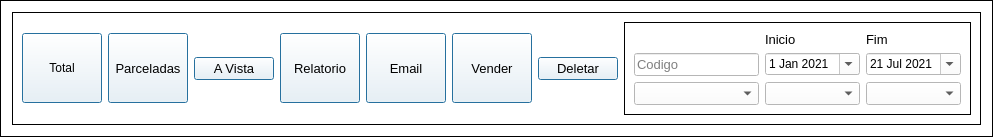
               <widget class="QFrame" name="frame_15">
                <property name="styleSheet">
                 <string notr="true">background-color: rgb(255, 255, 255);</string>
                </property>
                <property name="frameShape">
                 <enum>QFrame::Box</enum>
                </property>
                <property name="frameShadow">
                 <enum>QFrame::Plain</enum>
                </property>
                <layout class="QGridLayout" name="gridLayout_30">
                 <item row="0" column="0">
                  <widget class="QFrame" name="frame_11">
                   <property name="frameShape">
                    <enum>QFrame::Box</enum>
                   </property>
                   <property name="frameShadow">
                    <enum>QFrame::Plain</enum>
                   </property>
                   <layout class="QGridLayout" name="gridLayout_29">
                    <item row="0" column="0">
                     <widget class="QPushButton" name="pushButton_14">
                      <property name="maximumSize">
                       <size>
                        <width>82</width>
                        <height>70</height>
                       </size>
                      </property>
                      <property name="cursor">
                       <cursorShape>PointingHandCursor</cursorShape>
                      </property>
                      <property name="focusPolicy">
                       <enum>Qt::NoFocus</enum>
                      </property>
                      <property name="toolTip">
                       <string>Consultar vendas</string>
                      </property>
                      <property name="styleSheet">
                       <string notr="true"/>
                      </property>
                      <property name="text">
                       <string>Total</string>
                      </property>
                      <property name="icon">
                       <iconset>
                        <normaloff>../Imagens/lupa.ico</normaloff>../Imagens/lupa.ico</iconset>
                      </property>
                      <property name="iconSize">
                       <size>
                        <width>40</width>
                        <height>35</height>
                       </size>
                      </property>
                      <property name="autoDefault">
                       <bool>true</bool>
                      </property>
                      <property name="default">
                       <bool>true</bool>
                      </property>
                      <property name="flat">
                       <bool>false</bool>
                      </property>
                     </widget>
                    </item>
                    <item row="0" column="1">
                     <widget class="QPushButton" name="pushButton_10">
                      <property name="enabled">
                       <bool>true</bool>
                      </property>
                      <property name="maximumSize">
                       <size>
                        <width>82</width>
                        <height>70</height>
                       </size>
                      </property>
                      <property name="font">
                       <font>
                        <pointsize>10</pointsize>
                        <weight>50</weight>
                        <bold>false</bold>
                       </font>
                      </property>
                      <property name="cursor">
                       <cursorShape>PointingHandCursor</cursorShape>
                      </property>
                      <property name="focusPolicy">
                       <enum>Qt::NoFocus</enum>
                      </property>
                      <property name="toolTip">
                       <string>Vendas parceladas</string>
                      </property>
                      <property name="styleSheet">
                       <string notr="true"/>
                      </property>
                      <property name="text">
                       <string>Parceladas</string>
                      </property>
                      <property name="icon">
                       <iconset>
                        <normaloff>../Imagens/vendaparcelada.png</normaloff>../Imagens/vendaparcelada.png</iconset>
                      </property>
                      <property name="iconSize">
                       <size>
                        <width>92</width>
                        <height>30</height>
                       </size>
                      </property>
                      <property name="autoDefault">
                       <bool>true</bool>
                      </property>
                      <property name="default">
                       <bool>true</bool>
                      </property>
                      <property name="flat">
                       <bool>false</bool>
                      </property>
                     </widget>
                    </item>
                    <item row="0" column="2">
                     <widget class="QPushButton" name="pushButton_15">
                      <property name="font">
                       <font>
                        <pointsize>10</pointsize>
                        <weight>50</weight>
                        <bold>false</bold>
                       </font>
                      </property>
                      <property name="cursor">
                       <cursorShape>PointingHandCursor</cursorShape>
                      </property>
                      <property name="focusPolicy">
                       <enum>Qt::NoFocus</enum>
                      </property>
                      <property name="toolTip">
                       <string>Vendas a vista</string>
                      </property>
                      <property name="styleSheet">
                       <string notr="true"/>
                      </property>
                      <property name="text">
                       <string>A Vista</string>
                      </property>
                      <property name="icon">
                       <iconset>
                        <normaloff>../Imagens/vendaavista.ico</normaloff>../Imagens/vendaavista.ico</iconset>
                      </property>
                      <property name="iconSize">
                       <size>
                        <width>30</width>
                        <height>64</height>
                       </size>
                      </property>
                      <property name="autoDefault">
                       <bool>true</bool>
                      </property>
                      <property name="default">
                       <bool>true</bool>
                      </property>
                      <property name="flat">
                       <bool>false</bool>
                      </property>
                     </widget>
                    </item>
                    <item row="0" column="3">
                     <widget class="QPushButton" name="geraexcel">
                      <property name="maximumSize">
                       <size>
                        <width>82</width>
                        <height>70</height>
                       </size>
                      </property>
                      <property name="font">
                       <font>
                        <pointsize>10</pointsize>
                        <weight>50</weight>
                        <bold>false</bold>
                       </font>
                      </property>
                      <property name="cursor">
                       <cursorShape>PointingHandCursor</cursorShape>
                      </property>
                      <property name="focusPolicy">
                       <enum>Qt::NoFocus</enum>
                      </property>
                      <property name="toolTip">
                       <string>Gerar relatorio de vendas</string>
                      </property>
                      <property name="styleSheet">
                       <string notr="true"/>
                      </property>
                      <property name="text">
                       <string>Relatorio</string>
                      </property>
                      <property name="icon">
                       <iconset>
                        <normaloff>../Imagens/excel.png</normaloff>../Imagens/excel.png</iconset>
                      </property>
                      <property name="iconSize">
                       <size>
                        <width>66</width>
                        <height>34</height>
                       </size>
                      </property>
                      <property name="shortcut">
                       <string/>
                      </property>
                      <property name="checkable">
                       <bool>false</bool>
                      </property>
                      <property name="checked">
                       <bool>false</bool>
                      </property>
                      <property name="autoDefault">
                       <bool>true</bool>
                      </property>
                      <property name="default">
                       <bool>true</bool>
                      </property>
                      <property name="flat">
                       <bool>false</bool>
                      </property>
                     </widget>
                    </item>
                    <item row="0" column="4">
                     <widget class="QPushButton" name="enviaemail">
                      <property name="maximumSize">
                       <size>
                        <width>82</width>
                        <height>70</height>
                       </size>
                      </property>
                      <property name="font">
                       <font>
                        <pointsize>10</pointsize>
                        <weight>50</weight>
                        <bold>false</bold>
                       </font>
                      </property>
                      <property name="cursor">
                       <cursorShape>PointingHandCursor</cursorShape>
                      </property>
                      <property name="focusPolicy">
                       <enum>Qt::NoFocus</enum>
                      </property>
                      <property name="toolTip">
                       <string>Enviar email</string>
                      </property>
                      <property name="styleSheet">
                       <string notr="true"/>
                      </property>
                      <property name="text">
                       <string>Email</string>
                      </property>
                      <property name="icon">
                       <iconset>
                        <normaloff>../Imagens/o-email.png</normaloff>../Imagens/o-email.png</iconset>
                      </property>
                      <property name="iconSize">
                       <size>
                        <width>37</width>
                        <height>50</height>
                       </size>
                      </property>
                      <property name="autoDefault">
                       <bool>true</bool>
                      </property>
                      <property name="default">
                       <bool>true</bool>
                      </property>
                      <property name="flat">
                       <bool>false</bool>
                      </property>
                     </widget>
                    </item>
                    <item row="0" column="5">
                     <widget class="QPushButton" name="realizarVendas">
                      <property name="maximumSize">
                       <size>
                        <width>82</width>
                        <height>70</height>
                       </size>
                      </property>
                      <property name="font">
                       <font>
                        <pointsize>10</pointsize>
                        <weight>50</weight>
                        <bold>false</bold>
                       </font>
                      </property>
                      <property name="cursor">
                       <cursorShape>PointingHandCursor</cursorShape>
                      </property>
                      <property name="focusPolicy">
                       <enum>Qt::NoFocus</enum>
                      </property>
                      <property name="toolTip">
                       <string>Enviar email</string>
                      </property>
                      <property name="styleSheet">
                       <string notr="true"/>
                      </property>
                      <property name="text">
                       <string>Vender</string>
                      </property>
                      <property name="icon">
                       <iconset>
                        <normaloff>../Imagens/carrinhodecompras.png</normaloff>../Imagens/carrinhodecompras.png</iconset>
                      </property>
                      <property name="iconSize">
                       <size>
                        <width>37</width>
                        <height>50</height>
                       </size>
                      </property>
                      <property name="autoDefault">
                       <bool>true</bool>
                      </property>
                      <property name="default">
                       <bool>true</bool>
                      </property>
                      <property name="flat">
                       <bool>false</bool>
                      </property>
                     </widget>
                    </item>
                    <item row="0" column="6">
                     <widget class="QPushButton" name="pushButton_9">
                      <property name="enabled">
                       <bool>true</bool>
                      </property>
                      <property name="font">
                       <font>
                        <pointsize>10</pointsize>
                        <weight>50</weight>
                        <bold>false</bold>
                       </font>
                      </property>
                      <property name="cursor">
                       <cursorShape>PointingHandCursor</cursorShape>
                      </property>
                      <property name="focusPolicy">
                       <enum>Qt::NoFocus</enum>
                      </property>
                      <property name="toolTip">
                       <string>Dar baixa em vendas</string>
                      </property>
                      <property name="styleSheet">
                       <string notr="true"/>
                      </property>
                      <property name="text">
                       <string>Deletar</string>
                      </property>
                      <property name="icon">
                       <iconset>
                        <normaloff>../Imagens/fdelete_256.ico</normaloff>../Imagens/fdelete_256.ico</iconset>
                      </property>
                      <property name="iconSize">
                       <size>
                        <width>37</width>
                        <height>68</height>
                       </size>
                      </property>
                      <property name="autoDefault">
                       <bool>true</bool>
                      </property>
                      <property name="default">
                       <bool>true</bool>
                      </property>
                      <property name="flat">
                       <bool>false</bool>
                      </property>
                     </widget>
                    </item>
                    <item row="0" column="7">
                     <widget class="QFrame" name="frame_35">
                      <property name="frameShape">
                       <enum>QFrame::Box</enum>
                      </property>
                      <property name="frameShadow">
                       <enum>QFrame::Plain</enum>
                      </property>
                      <layout class="QGridLayout" name="gridLayout_32">
                       <item row="0" column="2">
                        <widget class="QLabel" name="label_76">
                         <property name="font">
                          <font>
                           <family>Arial</family>
                           <pointsize>10</pointsize>
                          </font>
                         </property>
                         <property name="styleSheet">
                          <string notr="true"/>
                         </property>
                         <property name="text">
                          <string>Fim</string>
                         </property>
                        </widget>
                       </item>
                       <item row="2" column="2">
                        <widget class="QComboBox" name="comboBox_7">
                         <property name="font">
                          <font>
                           <family>Arial</family>
                           <pointsize>10</pointsize>
                          </font>
                         </property>
                         <property name="cursor">
                          <cursorShape>PointingHandCursor</cursorShape>
                         </property>
                         <property name="styleSheet">
                          <string notr="true">background-color: rgb(255, 255, 255);
color: rgb(0, 0, 0);</string>
                         </property>
                        </widget>
                       </item>
                       <item row="2" column="1">
                        <widget class="QComboBox" name="comboBox_8">
                         <property name="font">
                          <font>
                           <family>Arial</family>
                           <pointsize>10</pointsize>
                          </font>
                         </property>
                         <property name="cursor">
                          <cursorShape>PointingHandCursor</cursorShape>
                         </property>
                         <property name="styleSheet">
                          <string notr="true">background-color: rgb(255, 255, 255);
color: rgb(0, 0, 0);</string>
                         </property>
                        </widget>
                       </item>
                       <item row="0" column="1">
                        <widget class="QLabel" name="label_77">
                         <property name="font">
                          <font>
                           <family>Arial</family>
                           <pointsize>10</pointsize>
                          </font>
                         </property>
                         <property name="styleSheet">
                          <string notr="true"/>
                         </property>
                         <property name="text">
                          <string>Inicio</string>
                         </property>
                        </widget>
                       </item>
                       <item row="2" column="0">
                        <widget class="QComboBox" name="comboBox_6">
                         <property name="font">
                          <font>
                           <family>Arial</family>
                           <pointsize>10</pointsize>
                          </font>
                         </property>
                         <property name="cursor">
                          <cursorShape>PointingHandCursor</cursorShape>
                         </property>
                         <property name="styleSheet">
                          <string notr="true">background-color: rgb(255, 255, 255);
color: rgb(0, 0, 0);</string>
                         </property>
                        </widget>
                       </item>
                       <item row="1" column="1">
                        <widget class="QDateEdit" name="dateEdit_4">
                         <property name="enabled">
                          <bool>true</bool>
                         </property>
                         <property name="sizePolicy">
                          <sizepolicy hsizetype="Fixed" vsizetype="Fixed">
                           <horstretch>0</horstretch>
                           <verstretch>0</verstretch>
                          </sizepolicy>
                         </property>
                         <property name="font">
                          <font>
                           <family>MS Shell Dlg 2</family>
                          </font>
                         </property>
                         <property name="cursor">
                          <cursorShape>PointingHandCursor</cursorShape>
                         </property>
                         <property name="styleSheet">
                          <string notr="true">color: rgb(0, 0, 0);
background-color: rgb(255, 255, 255);</string>
                         </property>
                         <property name="accelerated">
                          <bool>false</bool>
                         </property>
                         <property name="correctionMode">
                          <enum>QAbstractSpinBox::CorrectToPreviousValue</enum>
                         </property>
                         <property name="showGroupSeparator" stdset="0">
                          <bool>false</bool>
                         </property>
                         <property name="currentSection">
                          <enum>QDateTimeEdit::DaySection</enum>
                         </property>
                         <property name="calendarPopup">
                          <bool>true</bool>
                         </property>
                         <property name="timeSpec">
                          <enum>Qt::TimeZone</enum>
                         </property>
                         <property name="date">
                          <date>
                           <year>2021</year>
                           <month>1</month>
                           <day>1</day>
                          </date>
                         </property>
                        </widget>
                       </item>
                       <item row="1" column="2">
                        <widget class="QDateEdit" name="dateEdit_5">
                         <property name="cursor">
                          <cursorShape>PointingHandCursor</cursorShape>
                         </property>
                         <property name="styleSheet">
                          <string notr="true">color: rgb(0, 0, 0);
background-color: rgb(255, 255, 255);background-color: rgb(255, 255, 255);</string>
                         </property>
                         <property name="calendarPopup">
                          <bool>true</bool>
                         </property>
                         <property name="date">
                          <date>
                           <year>2021</year>
                           <month>7</month>
                           <day>21</day>
                          </date>
                         </property>
                        </widget>
                       </item>
                       <item row="1" column="0">
                        <widget class="QLineEdit" name="lineEdit_13">
                         <property name="font">
                          <font>
                           <pointsize>10</pointsize>
                          </font>
                         </property>
                         <property name="styleSheet">
                          <string notr="true">background-color: rgb(255, 255, 255);</string>
                         </property>
                         <property name="placeholderText">
                          <string>Codigo</string>
                         </property>
                        </widget>
                       </item>
                      </layout>
                     </widget>
                    </item>
                   </layout>
                  </widget>
                 </item>
                </layout>
               </widget>
